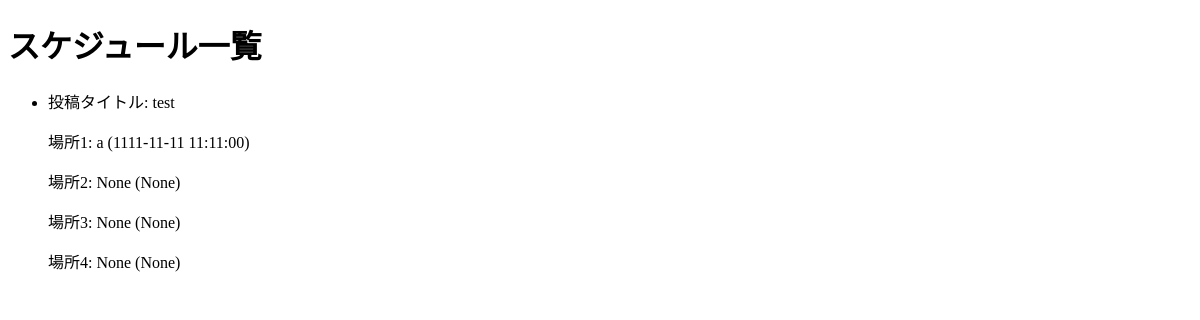
/schedulelist, run on an earlier commit of the app's database.
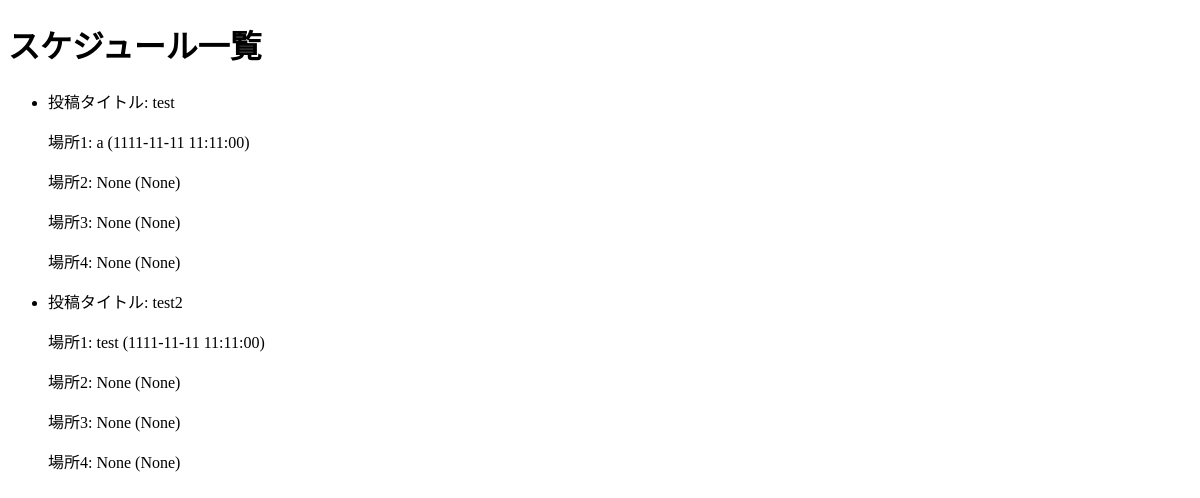
And on a later commit of the database.
### app.py (models this page shows)
class Post(db.Model):
    id = db.Column(db.String(255), primary_key=True)
    post_name = db.Column(db.String(255))
    time1 = db.Column(db.DateTime, nullable=False)
    place1 = db.Column(db.String(255), nullable=False)
    time2 = db.Column(db.DateTime, nullable=True)
    place2 = db.Column(db.String(255), nullable=True)
    time3 = db.Column(db.DateTime, nullable=True)
    place3 = db.Column(db.String(255), nullable=True)
    time4 = db.Column(db.DateTime, nullable=True)
    place4 = db.Column(db.String(255), nullable=True)
    __table_args__ = (PrimaryKeyConstraint(id, post_name),)

### app.py (the view)
@app.route('/schedulelist')
def schedulelist():
    try:
        all_posts = Post.query.all()
        return render_template('schedulelist.html', posts=all_posts)
    except Exception as e:
        return f"エラーが発生しました: {e}", 400

### app.py (called while the page is built)
@app.before_request
def setup():
    with app.app_context():
        db.create_all()

@app.before_request
def setup():
    db.create_all()

### templates/schedulelist.html (shortened to what this page needs)
<!DOCTYPE html>
<html>
<head>
</head>
<body>
    <h1>スケジュール一覧</h1>
    <ul>
        {% for post in posts %}
        <li>
            <p>投稿タイトル: {{ post.post_name }}</p>
            <p>場所1: {{ post.place1 }} ({{ post.time1 }})</p>
            <p>場所2: {{ post.place2 }} ({{ post.time2 }})</p>
            <p>場所3: {{ post.place3 }} ({{ post.time3 }})</p>
            <p>場所4: {{ post.place4 }} ({{ post.time4 }})</p>
        </li>
        {% endfor %}
    </ul>
</body>
</html>

What changed in the data, as far as the page shows it:
added Post: post_name "test2", place1 "test", time1 "1111-11-11 11:11:00", place2 "None", time2 "None", place3 "None", time3 "None", place4 "None", time4 "None"
